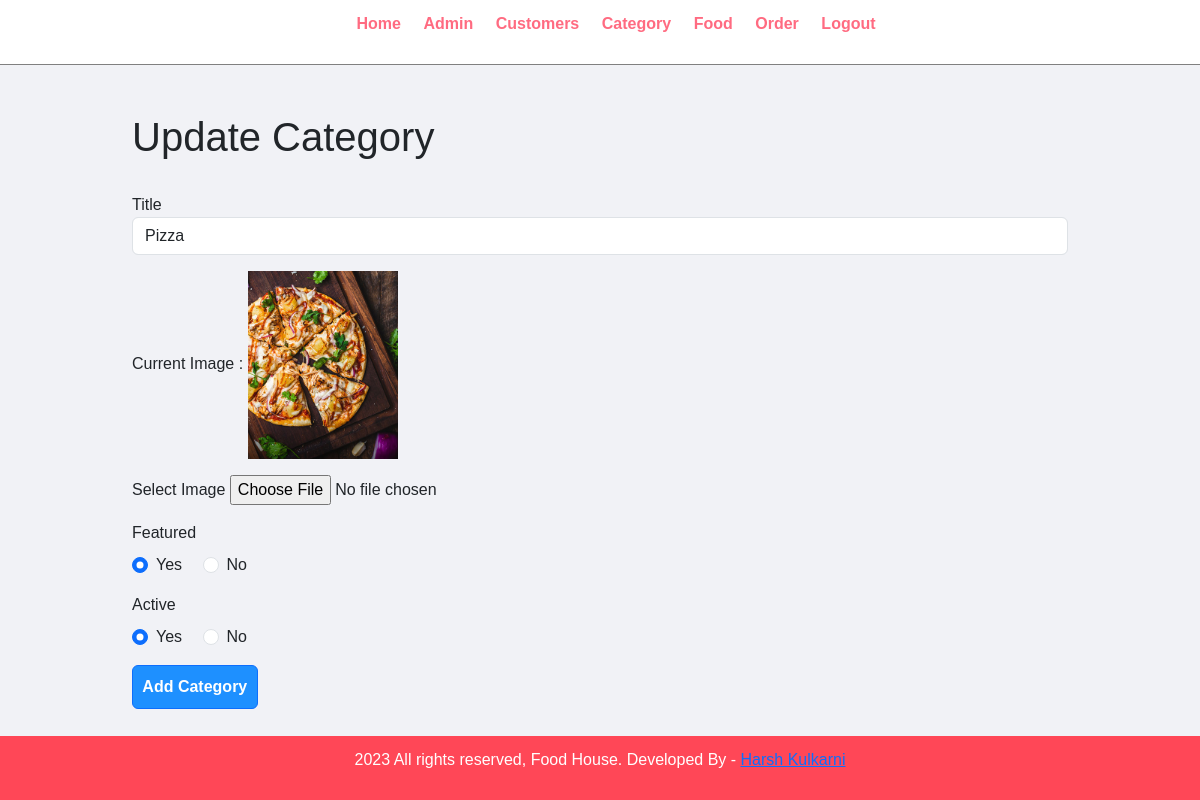
Page /food-order/update-category?id=2 (signed in) on the committed database.
### food_order/__init__.py (models this page shows)
class Category(db.Model):
    id = db.Column(db.Integer, primary_key=True)
    title = db.Column(db.String(100), nullable=False, unique=True)
    image_name = db.Column(db.String(255), nullable=True)
    featured = db.Column(db.String(10), nullable=False)
    active = db.Column(db.String(10), nullable=False)
    foods = db.relationship("Food", backref="food")

### food_order/category.py (the view, shortened to what this page needs)
@app.route("/food-order/update-category", methods=["POST", "GET"])
@login_required
@admin_only
def update_category():
    with app.app_context():
        category = Category.query.get(request.args.get("id"))
        return render_template("admin/update_category.html", category=category)

### food_order/__init__.py (called while the page is built)
@login_manager.user_loader
def load_user(user_id):
    return User.query.get(int(user_id))

def admin_only(f):
    @wraps(f)
    def wrapper(*args, **kwargs):
        if current_user.is_authenticated:
            if current_user.role == "admin":
                return f(*args, **kwargs)
            else:
                abort(403)
        else:
            return redirect(url_for("admin_index"))
    return wrapper

### food_order/templates/admin/update_category.html (shortened to what this page needs)
{% include 'admin/header.html' %}
<div class="main-content">
    <div class="wrapper">
        <h1>Update Category</h1>
        <br>
        <form action="{{ url_for('update_category', id=category.id) }}" method="POST" enctype="multipart/form-data">
            <div class="form-group mb-3">
                <label for="exampleInputEmail1">Title</label>
                <input type="text" class="form-control" id="exampleInputEmail1" aria-describedby="emailHelp"
                       name="title" placeholder="Category Title" value="{{category.title}}" required>
            </div>
            <div class="form-group mb-3">
                <label class="mb-2">Current Image :</label>
                {% if category.image_name %}
                <img src="../../static/images/{{category.image_name}}" width="150px">
                {% else %}
                <div class='error'>Image Not Added.</div>
                {% endif %}
            </div>
            <div class="form-group mb-3">
                <label for="exampleFormControlFile1">Select Image</label>
                <input type="file" class="form-control-file" id="exampleFormControlFile1" name="image">
            </div>
            <label for="featured1" class="mb-2">Featured</label>
            <br>
            {% if category.featured == 'Yes' %}
            <div class="form-check form-check-inline mb-3">
                <input type="radio" class="form-check-input" name="featured" value="Yes" id="featured1" checked>
                <label class="form-check-label" for="featured1"> Yes</label>
            </div>
            <div class="form-check form-check-inline mb-3">
                <input type="radio" class="form-check-input" name="featured" value="No" id="featured2">
                <label class="form-check-label" for="featured2">No</label>
            </div>
            {% endif %}
            <br>
            <label for="active1" class="mb-2">Active</label>
            <br>
            {% if category.active == 'Yes' %}
            <div class="form-check form-check-inline mb-3">
                <input type="radio" class="form-check-input" name="active" value="Yes" id="active1" checked>
                <label class="form-check-label" for="active1"> Yes</label>
            </div>
            <div class="form-check form-check-inline mb-3">
                <input type="radio" class="form-check-input" name="active" value="No" id="active2">
                <label class="form-check-label" for="active2"> No</label>
            </div>
            {% endif %}
            <div>
                <button type="submit" class="btn btn-primary" name="submit">Add Category</button>
            </div>
        </form>
    </div>
</div>
{% include 'admin/footer.html' %}

### food_order/static/css/admin.css (style rules this page uses)
* { margin: 0; padding: 0; font-family: Arial, Helvetica, sans-serif; }
.wrapper { padding: 1%; width: 80%; margin: 0 auto; }
.btn-primary { background-color: #1e90ff; padding: 1%; color: white; text-decoration: none; font-weight: bold; }
.main-content { background-color: #f1f2f6; padding: 3% 0; }

### rows in the picture
Category: title "Pizza", image_name (picture)
